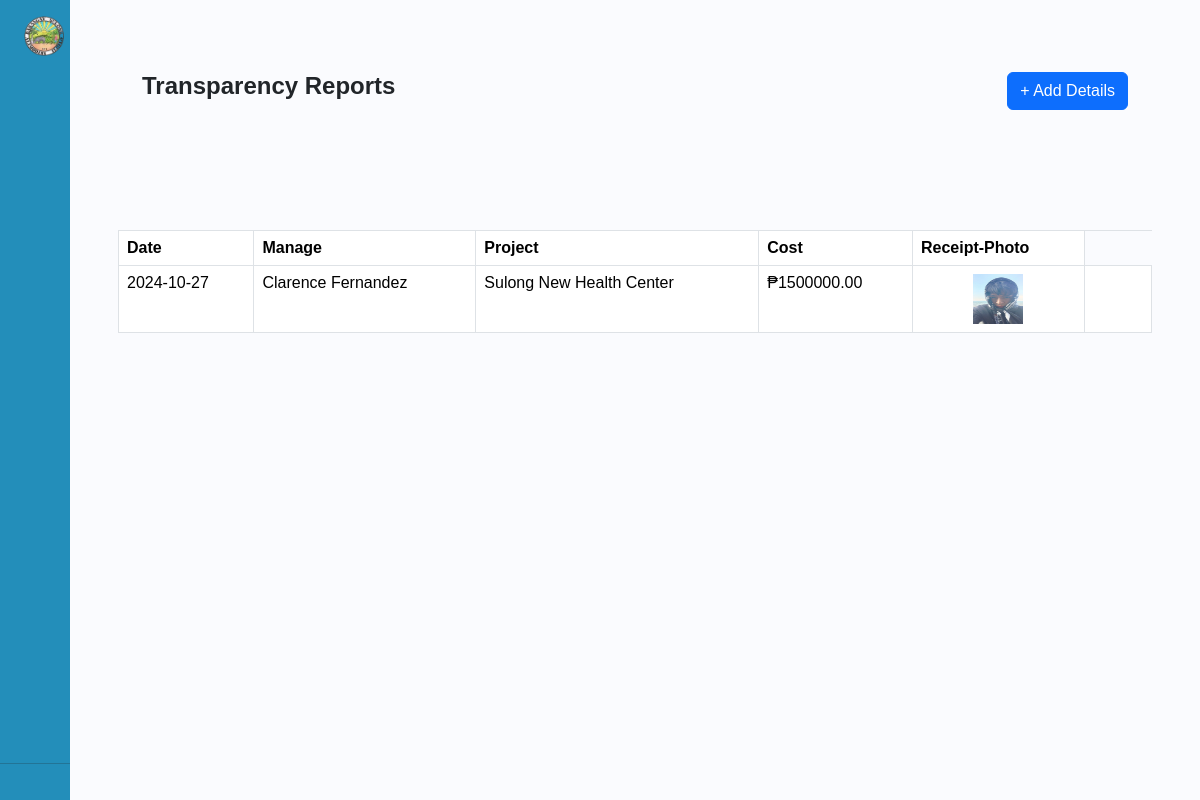
The app's page /transparency.php (signed in) with its own data.
### tables this page shows
CREATE TABLE `transparency` (
  `id` int(11) NOT NULL AUTO_INCREMENT,
  `Date` date NOT NULL,
  `Manage` varchar(255) NOT NULL,
  `Project` varchar(255) NOT NULL,
  `Cost` decimal(10,2) NOT NULL,
  `Photo` varchar(255) DEFAULT NULL,
  PRIMARY KEY (`id`)
);

### transparency.php (the view, shortened to what this page needs)
<?php
include('includes_admin/footer.php');
require_once("session.php");
?>
<!DOCTYPE html>
<html lang="en">
<head>
    <link href="https://cdn.lineicons.com/4.0/lineicons.css" rel="stylesheet" />
    <link href="https://cdn.jsdelivr.net/npm/bootstrap@5.3.3/dist/css/bootstrap.min.css" rel="stylesheet">
    <link rel="stylesheet" href="includes_admin/stylebar.css">
</head>
<body>
    <div class="wrapper">
    <aside id="sidebar">
            <div class="d-flex">
                <button class="toggle-btn" type="button">
                    <img class="headerlogo " src="/Logo/headerlogo.png" alt="Alimodian">
                </button>
            </div>
            <ul class="sidebar-nav">
                <li class="sidebar-item">
                    <a href="dashboard.php" class="sidebar-link">
                    </a>
                </li>
                <li class="sidebar-item">
                    <a href="#" class="sidebar-link collapsed has-dropdown" data-bs-toggle="collapse"
                        data-bs-target="#brgy" aria-expanded="false" aria-controls="brgy">
                    </a>
                </li>
                <li class="sidebar-item">
                    <a href="#" class="sidebar-link collapsed has-dropdown" data-bs-toggle="collapse"
                        data-bs-target="#record" aria-expanded="false" aria-controls="record">
                    </a>
                </li>
                <li class="sidebar-item">
                    <a href="#" class="sidebar-link collapsed has-dropdown" data-bs-toggle="collapse"
                        data-bs-target="#docs" aria-expanded="false" aria-controls="docs">
                    </a>
                </li>
                <li class="sidebar-item">
                    <a href="#" class="sidebar-link collapsed has-dropdown" data-bs-toggle="collapse"
                        data-bs-target="#updates" aria-expanded="false" aria-controls="updates">
                    </a>
                </li>
                <li class="sidebar-item">
                    <a href="#" class="sidebar-link collapsed has-dropdown" data-bs-toggle="collapse"
                        data-bs-target="#services" aria-expanded="false" aria-controls="services">
                    </a>
                </li>
                <li class="sidebar-item">
                    <a href="dashboardbackup.php" class="sidebar-link">
                    </a>
                </li>
            </ul>
            <div class="sidebar-footer">
                <a href="userprofile.php" class="sidebar-link">
                </a>
            </div>
            <hr>
            <div class="sidebar-footer">
                <a href="logout_admin.php" class="sidebar-link">
                </a>
            </div>
        </aside>
        <div class="main p-5">
            <div class="d-flex justify-content-between p-4">
                <h1>Transparency Reports</h1>
                <a href="#" class=" btn btn-primary text-center" data-toggle="modal" data-target="#addtrans">+ Add Details</a>
            </div>
            <div class="row pt-5">
                <div class="container  mt-5 ">
                    <table class="table   table-bordered ">
                        <thead>
                            <tr>
                                <th scope="col">Date</th>
                                <th scope="col">Manage</th>
                                <th scope="col">Project</th>
                                <th scope="col">Cost</th>
                                <th scope="col">Receipt-Photo</th>
                            </tr>
                        </thead>
                        <tbody>
                            <?php
                            $sql = "SELECT * FROM transparency";
                            $query = $dbh->prepare($sql);
                            $query->execute();
                            $results = $query->fetchAll(PDO::FETCH_OBJ);
                            if ($query->rowCount() > 0) {
                                foreach ($results as $result) {
                            ?>
                                    <tr>
                                        <td><?php echo htmlentities($result->Date); ?></td>
                                        <td><?php echo htmlentities($result->Manage); ?></td>
                                        <td><?php echo htmlentities($result->Project); ?></td>
                                        <td>₱<?php echo htmlentities($result->Cost); ?></td>
                                        <td> <a href="<?php echo htmlentities($result->Photo); ?>" target="_blank">
                                                <img src="<?php echo htmlentities($result->Photo); ?>" alt="Photo" style="width: 50px; height: 50px; display: block; margin-left: auto; margin-right: auto;">
                                            </a></td>
                                        <td> <a href="transparency.php?del=<?php echo htmlentities($result->id); ?>"><i class="lni lni-trash-can p-2" onclick="return confirm('Do you really want to delete?')"></i></a>
                                            <a href="updatetransparency.php?id=<?php echo htmlentities($result->id); ?>"><i class="lni lni-pencil p-2"></i></a>
                                        </td>
                                    </tr>
                            <?php
                                }
                            }
                            ?>
                        </tbody>
                    </table>
                </div>
            </div>
</body>
</html>

### includes_admin/stylebar.css (style rules this page uses)
a { text-decoration: none; }
li { list-style: none; }
h1 { font-weight: 600; font-size: 1.5rem; }
body { font-family: 'Poppins', sans-serif; }
.wrapper { display: flex; }
.main { min-height: 100vh; width: 100%; overflow: hidden; transition: all 0.35s ease-in-out; background-color: #fafbfe; }
.headerlogo { width: 40px; min-width: 40px; z-index: 1000; transition: all .25s ease-in-out; background-color: #238EBA; display: flex; flex-direction: column; }
#sidebar { width: 70px; min-width: 70px; z-index: 1000; transition: all .25s ease-in-out; background-color: #238EBA; display: flex; flex-direction: column; }
.toggle-btn { background-color: transparent; cursor: pointer; border: 0; padding: 1rem 1.5rem; }
.sidebar-nav { padding: 2rem 0; flex: 1 1 auto; }
a.sidebar-link { padding: .625rem 1.625rem; color: #FFF; display: block; font-size: 0.9rem; white-space: nowrap; border-left: 3px solid transparent; }
.sidebar-item { position: relative; }

### records on screen
transparency: Date "2024-10-27", Manage "Clarence Fernandez", Project "Sulong New Health Center", Cost "1500000.00", Photo (picture)
